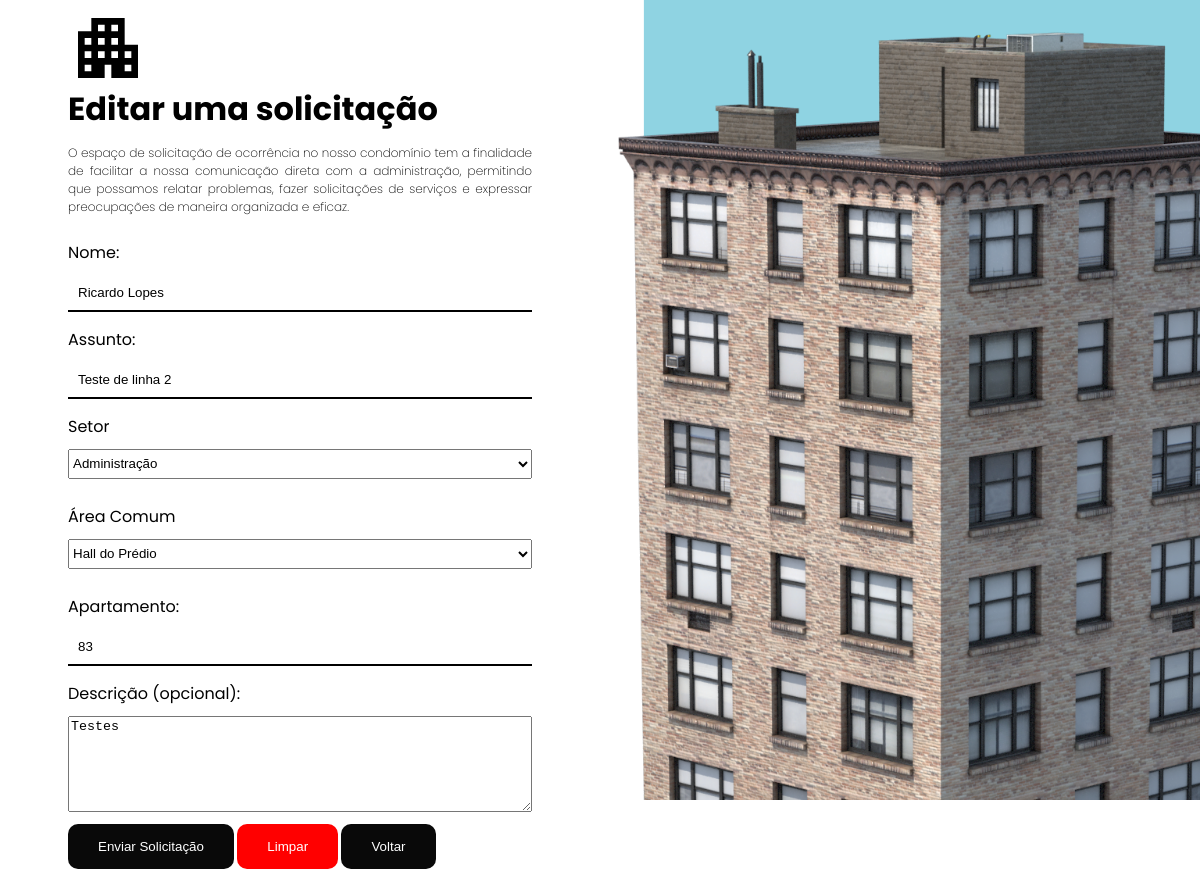
The app's page /editar.php?id=221 (signed in) with its own data.
### tables this page shows
CREATE TABLE `solicitacoes` (
  `id` int(11) NOT NULL,
  `nome` varchar(255) NOT NULL,
  `assunto` varchar(255) NOT NULL,
  `setor` varchar(255) DEFAULT NULL,
  `areacomum` varchar(255) DEFAULT NULL,
  `apartamento` varchar(10) NOT NULL,
  `descricao` text DEFAULT NULL
);

### editar.php (the view, shortened to what this page needs)
<?php
require __DIR__ . '/conn.php';
$sql = "select * from solicitacoes where id = :id";
$stmt = $pdo->prepare($sql);
$stmt->bindParam(':id', $_GET["id"], PDO::PARAM_INT);
$stmt->execute();
$resultado = $stmt->fetchAll(PDO::FETCH_ASSOC);
?>
<!DOCTYPE html>
<html lang="pt_br">
<head>
    <link rel="stylesheet" href="solicitacoes_style.css">
</head>
<body>
    <div class="container">
        <div class="logo">
            <img src="images/predinho.svg" alt="">
            </div>
        <h1>Editar uma solicitação</h1>
        <p>O espaço de solicitação de ocorrência no nosso condomínio tem a finalidade de facilitar a nossa comunicação direta com a administração, permitindo que possamos relatar problemas, fazer solicitações de serviços e expressar preocupações de maneira organizada e eficaz.</p>
        <form action="editar_cod.php" method="post" class="row g-3">
            <label for="nome">Nome:</label>
            <input type="text" id="nome" name="nome" required value="<?php echo $_SESSION["login"]["nome"] ?>">
            <label for="assunto">Assunto:</label>
            <input type="text" id="assunto" name="assunto" value="<?=$resultado[0]["assunto"] ?>" required>
            <div class="col-md-6">
                <label for="setor" class="form-label">Setor</label>
                <select id="setor" name=setor class="form-select" required style="width: 100%; height: 30px;">
                  <option value="1" <?php if($resultado[0]["setor"]==1) echo "selected"; ?>>Administração</option>
                </select>
              </div></br>
            <div class="col-md-6">
                <label for="areacomum" class="form-label">Área Comum</label>
                <select id="areacomum" name=areacomum class="form-select" required style="width: 100%; height: 30px;">
                  <option value="2" <?php if($resultado[0]["areacomum"]==2) echo "selected"; ?>>Hall do Prédio</option>
                </select>
              </div></br>
            <label for="apartamento">Apartamento: </label>
            <input type="text" id="apartamento" name="apartamento" required value="<?php echo $_SESSION["login"]["apartamento"] ?>">
            <label for="descricao" class="form-label">Descrição (opcional):</label>
            <textarea class="form-control" rows="6" type="text" id="descricao" name="descricao" style="width: 100%;"><?=$resultado[0]["descricao"] ?></textarea>
            <p>
            <button type="submit">Enviar Solicitação</button>
            <button type="reset">Limpar</button>
            <a href="principal.php">
            <button type="button">Voltar</button>
            </a>
        </form>
    </div>
    <div class="predio"></div>
</body>
</html>

### solicitacoes_style.css (style rules this page uses)
* { box-sizing: border-box; }
body { font-family: 'Poppins', sans-serif; background-color: #ffffff; width: 100vw; height: 100vh; background-size: cover; display: flex; margin: 0; }
.container { height: 90vh; max-width: 40%; margin: 0 auto; padding: 1vh; }
.predio { width: 50%; height: 100vh; background-image: url(images/lateral_predio.png); background-repeat: no-repeat; background-size: cover; }
h1,p { margin-top: -1.2vh; }
p { margin-top: -1.2vh; margin-bottom: 3vh; font-size: 1.5vh; font-weight: 200; text-align: justify; }
label { display: block; margin-bottom: 10px; }
input[type="text"], input[type="password"] { width: 100%; padding: 10px; margin-bottom: 15px; border: none; border-bottom: 2px solid #000000; }
button { background-color: #090909; color: #fff; border: none; margin-top: 2vh; padding: 15px 30px; border-radius: 10px; cursor: pointer; transition: 0.5s; }
button[type="reset"] { background-color: #FF0000; }
button[type="button"] { background-color: #090909; }

### records on screen
solicitacoes: assunto "Teste de linha 2", setor "Administração", areacomum "Hall do Prédio", descricao "Testes"
